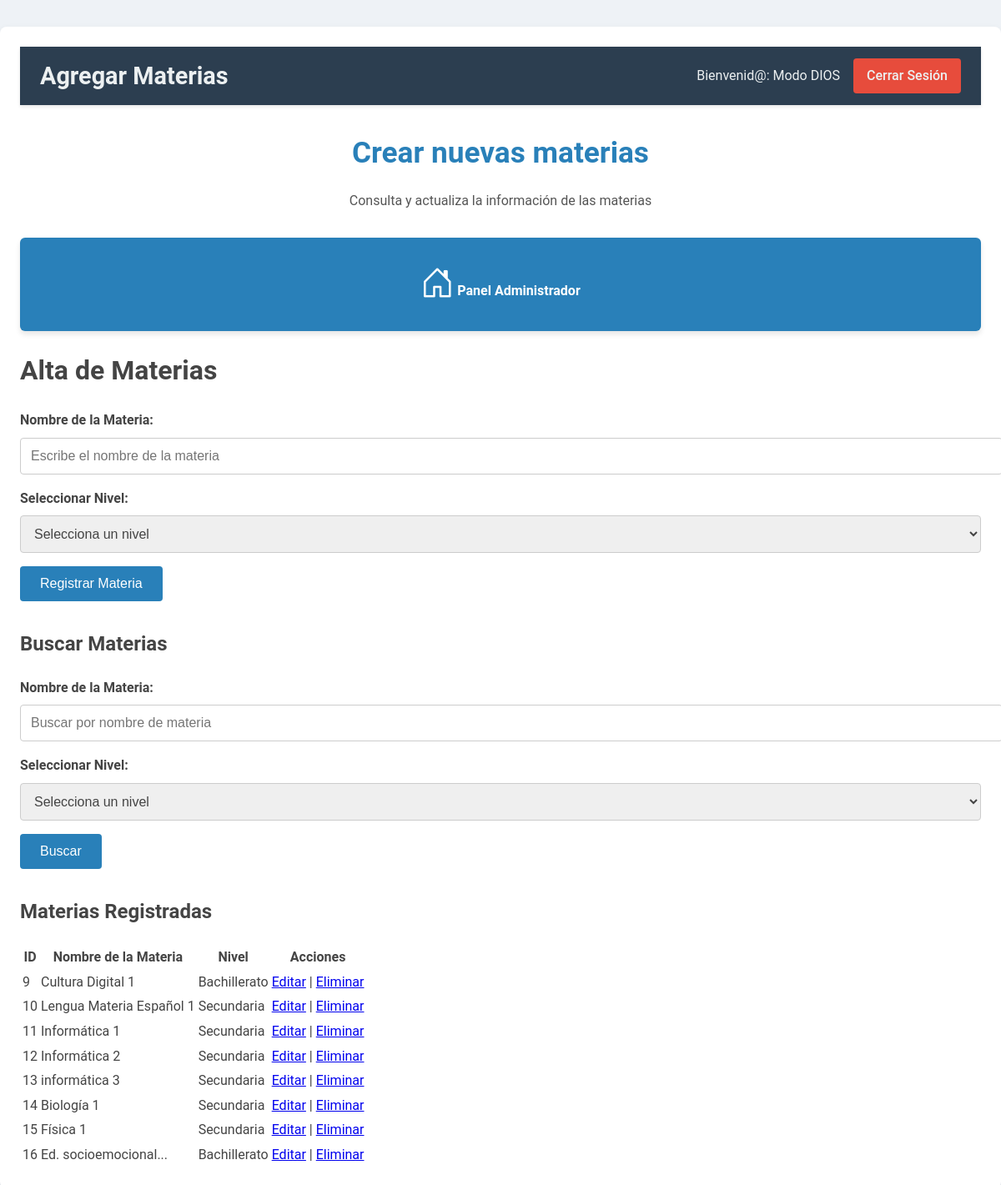
Page /administrador/materias.php (signed in) on the committed database.
### tables this page shows
CREATE TABLE `materias` (
  `materia_id` int(11) NOT NULL,
  `nombre` varchar(100) NOT NULL,
  `nivel_id` int(11) NOT NULL
);

CREATE TABLE `niveles` (
  `nivel_id` int(11) NOT NULL,
  `nivel_nombre` varchar(50) NOT NULL
);

### administrador/materias.php (the view, shortened to what this page needs)
<?php
require '../db.php';
$nombre_filtrado = $_GET['nombre_materia'] ?? '';
$query = "SELECT m.materia_id, m.nombre, n.nivel_nombre
          FROM materias m
          JOIN niveles n ON m.nivel_id = n.nivel_id";
$params = [];
try {
    $stmt = $pdo->prepare($query);
    $stmt->execute($params);
    $result = $stmt->fetchAll(PDO::FETCH_ASSOC);
} catch (PDOException $e) {
    die("Error al obtener las materias: " . htmlspecialchars($e->getMessage()));
}
?>
<!DOCTYPE html>
<html lang="es">
<head>
    <link rel="stylesheet" href="CSS/materias2.css">
    <link href="https://cdn.jsdelivr.net/npm/bootstrap-icons/font/bootstrap-icons.css" rel="stylesheet">
</head>
<body>
    <main class="main-container">
        <header class="navbar">
            <div class="navbar-container">
                <h1>Agregar Materias</h1>
                <div class="navbar-right">
                    <span>Bienvenid@: <?php echo htmlspecialchars($_SESSION['nombre']); ?></span>
                    <a href="../logout.php" class="logout-button">Cerrar Sesión</a>
                </div>
            </div>
        </header>
        <section class="welcome-section">
            <h2>Crear nuevas materias</h2>
            <p>Consulta y actualiza la información de las materias</p>
        </section>
        <div class="button-container">
            <a href="administrador_dashboard.php" class="control-button">
                <i class="bi bi-house-door"></i>
                <span>Panel Administrador</span>
            </a>
        </div>
        <h1>Alta de Materias</h1>
        <form action="" method="POST" class="formulario">
            <label for="nombre_materia">Nombre de la Materia:</label>
            <input type="text" id="nombre_materia" name="nombre_materia" placeholder="Escribe el nombre de la materia" required>
            <label for="nivel_id">Seleccionar Nivel:</label>
            <select id="nivel_id" name="nivel_id" required>
                <option value="">Selecciona un nivel</option>
            </select>
            <button type="submit">Registrar Materia</button>
        </form>
        <h2>Buscar Materias</h2>
        <form action="" method="GET" class="formulario">
            <label for="nombre_materia">Nombre de la Materia:</label>
            <input type="text" id="nombre_materia" name="nombre_materia"
                   value="<?php echo htmlspecialchars($nombre_filtrado); ?>"
                   placeholder="Buscar por nombre de materia">
            <label for="nivel_id">Seleccionar Nivel:</label>
            <select id="nivel_id" name="nivel_id" onchange="this.form.submit()">
                <option value="">Selecciona un nivel</option>
            </select>
            <button type="submit">Buscar</button>
        </form>
        <h2>Materias Registradas</h2>
        <?php if (!empty($result)): ?>
            <table>
                <thead>
                    <tr>
                        <th>ID</th>
                        <th>Nombre de la Materia</th>
                        <th>Nivel</th>
                        <th>Acciones</th>
                    </tr>
                </thead>
                <tbody>
                    <?php foreach ($result as $row): ?>
                        <tr>
                            <td><?php echo htmlspecialchars($row['materia_id']); ?></td>
                            <td><?php echo htmlspecialchars($row['nombre']); ?></td>
                            <td><?php echo htmlspecialchars($row['nivel_nombre']); ?></td>
                            <td>
                                <a href="editar_materia.php?id=<?php echo $row['materia_id']; ?>">Editar</a> |
                                <a href="?delete=<?php echo $row['materia_id']; ?>" onclick="return confirm('¿Estás seguro de que deseas eliminar esta materia?')">Eliminar</a>
                            </td>
                        </tr>
                    <?php endforeach; ?>
                </tbody>
            </table>
        <?php else: ?>
            <p>No hay materias registradas.</p>
        <?php endif; ?>
    </main>
</body>
</html>

### administrador/CSS/materias2.css (style rules this page uses)
body { margin: 0; padding: 0; font-family: 'Roboto', sans-serif; background-color: #eef2f6; color: #444; line-height: 1.6; }
.navbar { background-color: #2c3e50; color: #ecf0f1; padding: 0.75rem 1.5rem; box-shadow: 0 2px 4px rgba(0, 0, 0, 0.1); position: sticky; top: 0; z-index: 1000; }
.navbar-container { display: flex; justify-content: space-between; align-items: center; max-width: 1200px; margin: 0 auto; }
.navbar h1 { margin: 0; font-size: 1.8rem; font-weight: bold; color: #ecf0f1; }
.navbar-right { display: flex; align-items: center; }
.navbar-right span { margin-right: 1rem; font-size: 1rem; }
.logout-button { text-decoration: none; color: #ecf0f1; background-color: #e74c3c; padding: 0.5rem 1rem; border-radius: 4px; font-weight: 500; border: none; transition: background-color 0.3s ease; cursor: pointer; }
.main-container { max-width: 1200px; margin: 2rem auto; padding: 1.5rem; background-color: #ffffff; border-radius: 8px; box-shadow: 0 4px 8px rgba(0, 0, 0, 0.1); }
.welcome-section { text-align: center; margin-bottom: 2rem; }
.welcome-section h2 { font-size: 2.2rem; margin-bottom: 0.5rem; color: #2980b9; }
.welcome-section p { font-size: 1rem; color: #555; }
.button-container { display: grid; grid-template-columns: repeat(auto-fit, minmax(180px, 1fr)); gap: 1rem; }
.control-button { text-decoration: none; background-color: #2980b9; color: #ffffff; padding: 1.5rem; text-align: center; border-radius: 6px; box-shadow: 0 4px 6px rgba(0, 0, 0, 0.1); font-size: 1rem; font-weight: 500; transition: transform 0.3s ease, background-color 0.3s ease; }
.control-button i { font-size: 2.5rem; margin-bottom: 0.5rem; }
.control-button span { font-size: 1rem; font-weight: bold; }
.formulario { margin-bottom: 2rem; }
.formulario label { display: block; margin-bottom: 0.5rem; font-weight: bold; color: #444; }
.formulario input[type="text"], .formulario select { width: 100%; padding: 0.75rem; margin-bottom: 1rem; border: 1px solid #ccc; border-radius: 4px; font-size: 1rem; color: #444; }
.formulario button { background-color: #2980b9; color: #ffffff; padding: 0.75rem 1.5rem; border: none; border-radius: 4px; font-size: 1rem; font-weight: 500; cursor: pointer; transition: background-color 0.3s ease; }

### rows in the picture
materias: materia_id "9", nombre "Cultura Digital 1", nivel.nivel_nombre "Bachillerato"
materias: materia_id "10", nombre "Lengua Materia Español 1", nivel.nivel_nombre "Secundaria"
materias: materia_id "11", nombre "Informática 1", nivel.nivel_nombre "Secundaria"
materias: materia_id "12", nombre "Informática 2", nivel.nivel_nombre "Secundaria"
materias: materia_id "13", nombre "informática 3", nivel.nivel_nombre "Secundaria"
materias: materia_id "14", nombre "Biología 1", nivel.nivel_nombre "Secundaria"
materias: materia_id "15", nombre "Física 1", nivel.nivel_nombre "Secundaria"
materias: materia_id "16", nombre "Ed. socioemocional...", nivel.nivel_nombre "Bachillerato"

### other values in the picture
$_SESSION['nombre'] "Modo DIOS"
